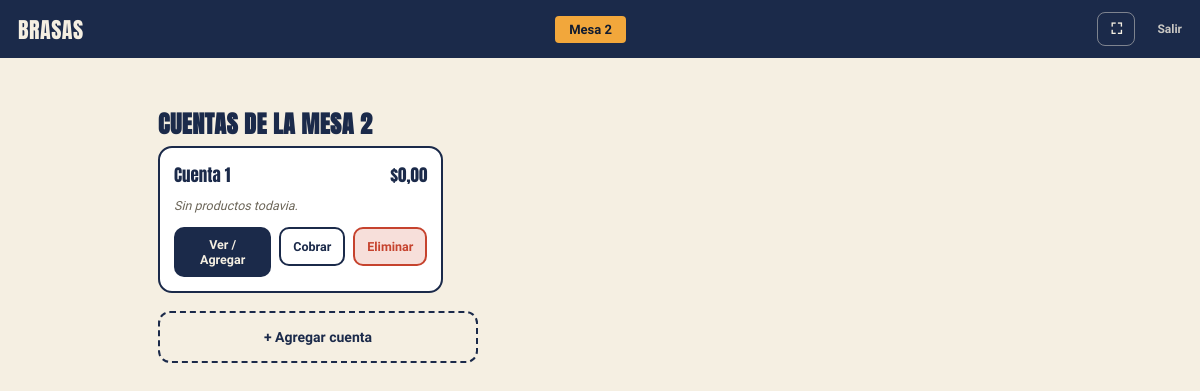
The page /mesa/2/cuentas/ (signed in) on the database its author committed.
### pedidos/models.py (models this page shows, shortened)
class Mesa(models.Model):
    numero = models.IntegerField(unique=True)

class Cuenta(models.Model):
    mesa = models.ForeignKey(Mesa, related_name="cuentas", on_delete=models.CASCADE)
    numero = models.PositiveIntegerField()
    cerrada = models.BooleanField(default=False)
    creado = models.DateTimeField(default=timezone.now)
    class Meta:
        ordering = ["numero"]
        unique_together = [("mesa", "numero")]
    def items(self):
        return DetalleOrden.objects.filter(
            orden__mesa=self.mesa, orden__es_venta_directa=False, cuenta=self.numero,
        ).exclude(orden__estado="cerrada").select_related("producto", "acompanamiento")

### pedidos/views.py (the view)
# urls.py: path("mesa/<int:mesa_id>/cuentas/", views.cuentas_mesa, name="cuentas_mesa"),
@login_required
@user_passes_test(es_mesero)
def cuentas_mesa(request, mesa_id):
    mesa = get_object_or_404(Mesa, id=mesa_id)
    cuentas = []
    for cuenta in mesa.cuentas.filter(cerrada=False):
        items = list(cuenta.items())
        cuentas.append({
            "cuenta": cuenta,
            "items": items,
            "total": sum(i.subtotal() for i in items),
        })
    orden = Orden.objects.filter(mesa=mesa, estado="abierta", es_venta_directa=False).first()
    return render(request, "pedidos/cuentas_mesa.html", {
        "mesa": mesa,
        "cuentas": cuentas,
        "orden": orden,
    })

### pedidos/context_processors.py (called while the page is built)
def css_version(request):
    ruta = finders.find("pedidos/estilo.css")
    return {"css_version": int(os.path.getmtime(ruta)) if ruta else 0}

### pedidos/views.py (called while the page is built)
def es_mesero(user):
    return user.groups.filter(name="Mesero").exists() or user.is_superuser

### pedidos/templates/pedidos/cuentas_mesa.html (shortened to what this page needs)
{% extends "pedidos/base.html" %}
{% load l10n %}
{% block contenido %}
<header class="top">
    <a href="{% url 'elegir_mesa' %}" class="titulo">Brasas</a>
    <span class="mesa">Mesa {{ mesa.numero }}</span>
    <span class="top-acciones">
        <button type="button" class="top-fullscreen" id="btn-fullscreen" aria-label="Pantalla completa">⛶</button>
        <a href="{% url 'logout' %}" class="top-salir">Salir</a>
    </span>
</header>
<div class="app">
    <h2 class="seccion-titulo">Cuentas de la Mesa {{ mesa.numero }}</h2>
    <div class="cuentas-grid">
        {% for c in cuentas %}
        <div class="cuenta-card">
            <div class="cuenta-head">
                <span class="cuenta-nombre">Cuenta {{ c.cuenta.numero }}</span>
                <span class="cuenta-total">${{ c.total|floatformat:2 }}</span>
            </div>
            <ul class="cuenta-lista">
                {% for item in c.items %}
                <li>
                    <span>{{ item.cantidad }}x {{ item.producto.nombre }}</span>
                    <em>${{ item.subtotal|floatformat:2 }}</em>
                </li>
                {% empty %}
                <li class="cuenta-vacia">Sin productos todavia.</li>
                {% endfor %}
            </ul>
            <div class="cuenta-acciones">
                <a href="{% url 'menu_mesa' mesa.id %}?cuenta={{ c.cuenta.numero }}" class="btn-cuenta-agregar">Ver / Agregar</a>
                <form method="post" action="{% url 'cobrar_cuenta' c.cuenta.id %}" onsubmit="return confirm('¿Ya se cobro esta cuenta?');">
                    <button type="submit" class="btn-cuenta-cobrar">Cobrar</button>
                </form>
                <form method="post" action="{% url 'eliminar_cuenta' c.cuenta.id %}" class="form-eliminar-cuenta" data-vacia="{% if c.items %}0{% else %}1{% endif %}">
                    <button type="submit" class="btn-cuenta-eliminar">Eliminar</button>
                </form>
            </div>
        </div>
        {% empty %}
        <p class="vacio">Esta mesa no tiene cuentas abiertas todavia. Agrega la primera con el boton de abajo.</p>
        {% endfor %}
    </div>
    <form method="post" action="{% url 'crear_cuenta' mesa.id %}">
        <button type="submit" class="btn-agregar-cuenta">+ Agregar cuenta</button>
    </form>
</div>
{% endblock %}

### pedidos/static/pedidos/estilo.css (style rules this page uses)
:root { --navy: #1B2A4A; --navy-dark: #101B30; --cream: #F5EFE2; --card: #FBF7EE; --mustard: #F2A73B; --mustard-dark: #7A5514; --ink: #1B1B1B; --ink-soft: #6B6558; --danger: #C6432E; --danger-bg: #F7DFDA; --ok: #2F5C2F; --ok-bg: #E5F0E1; --line: #E9E2D3; --top-h: 58px; --pedido-w: 340px; }
* { box-sizing: border-box; }
body { margin: 0; background: var(--cream); font-family: 'Work Sans', sans-serif; color: var(--ink); }
header.top { background: var(--navy); padding: 0 18px; height: var(--top-h); display: flex; justify-content: space-between; align-items: center; position: sticky; top: 0; z-index: 70; }
header.top .top-acciones { display: flex; align-items: center; gap: 10px; }
header.top .top-fullscreen { height: 34px; min-width: 38px; padding: 0 10px; border: 1.5px solid rgba(245, 239, 226, .45); border-radius: 8px; background: transparent; color: var(--cream); font-size: 15px; font-weight: 700; cursor: pointer; }
header.top .top-salir { color: var(--cream); font-size: 12px; font-weight: 600; opacity: .8; text-decoration: none; margin-left: 12px; }
header.top .titulo { font-family: 'Anton', sans-serif; font-size: 22px; letter-spacing: 0.5px; color: var(--cream); text-transform: uppercase; text-decoration: none; }
header.top .mesa { background: var(--mustard); color: var(--navy-dark); font-weight: 700; font-size: 13px; padding: 6px 14px; border-radius: 4px; }
.app { max-width: 920px; margin: 0 auto; padding: 18px 18px 40px; }
.seccion-titulo { font-family: 'Anton', sans-serif; color: var(--navy); text-transform: uppercase; letter-spacing: 0.5px; margin: 30px 0 4px; }
.cuentas-grid { display: grid; grid-template-columns: repeat(auto-fill, minmax(240px, 1fr)); gap: 14px; margin-bottom: 18px; }
.cuenta-card { background: #FFFFFF; border: 2px solid var(--navy); border-radius: 14px; padding: 14px; display: flex; flex-direction: column; gap: 8px; }
.cuenta-head { display: flex; justify-content: space-between; align-items: center; }
.cuenta-nombre { font-family: 'Anton', sans-serif; font-size: 17px; color: var(--navy); }
.cuenta-total { font-family: 'Anton', sans-serif; font-size: 17px; color: var(--navy); }
.cuenta-lista { list-style: none; margin: 0; padding: 0; display: flex; flex-direction: column; gap: 4px; font-size: 12.5px; color: var(--ink-soft); max-height: 160px; overflow-y: auto; }
.cuenta-lista li { display: flex; justify-content: space-between; gap: 8px; padding: 2px 0; border-bottom: 1px dashed var(--line); }
.cuenta-lista li:last-child { border-bottom: none; }
.cuenta-vacia { font-style: italic; }
.cuenta-acciones { display: flex; gap: 8px; margin-top: 4px; }
.btn-cuenta-agregar { flex: 1; text-align: center; background: var(--navy); color: var(--cream); font-weight: 700; font-size: 12.5px; text-decoration: none; padding: 10px 12px; border-radius: 10px; }
.btn-cuenta-cobrar { flex: 1; border: 2px solid var(--navy); background: #FFFFFF; color: var(--navy); font-family: inherit; font-weight: 700; font-size: 12.5px; padding: 10px 12px; border-radius: 10px; cursor: pointer; }
.btn-cuenta-eliminar { flex: 1; border: 2px solid var(--danger); background: var(--danger-bg); color: var(--danger); font-family: inherit; font-weight: 700; font-size: 12.5px; padding: 10px 12px; border-radius: 10px; cursor: pointer; }
.btn-agregar-cuenta { width: 100%; max-width: 320px; height: 52px; border: 2px dashed var(--navy); background: transparent; color: var(--navy); font-family: inherit; font-weight: 700; font-size: 14px; border-radius: 12px; cursor: pointer; margin-bottom: 24px; }

### rows shown on the page
Mesa: numero "2"
Cuenta: cuenta.numero "1", total "0,00"
